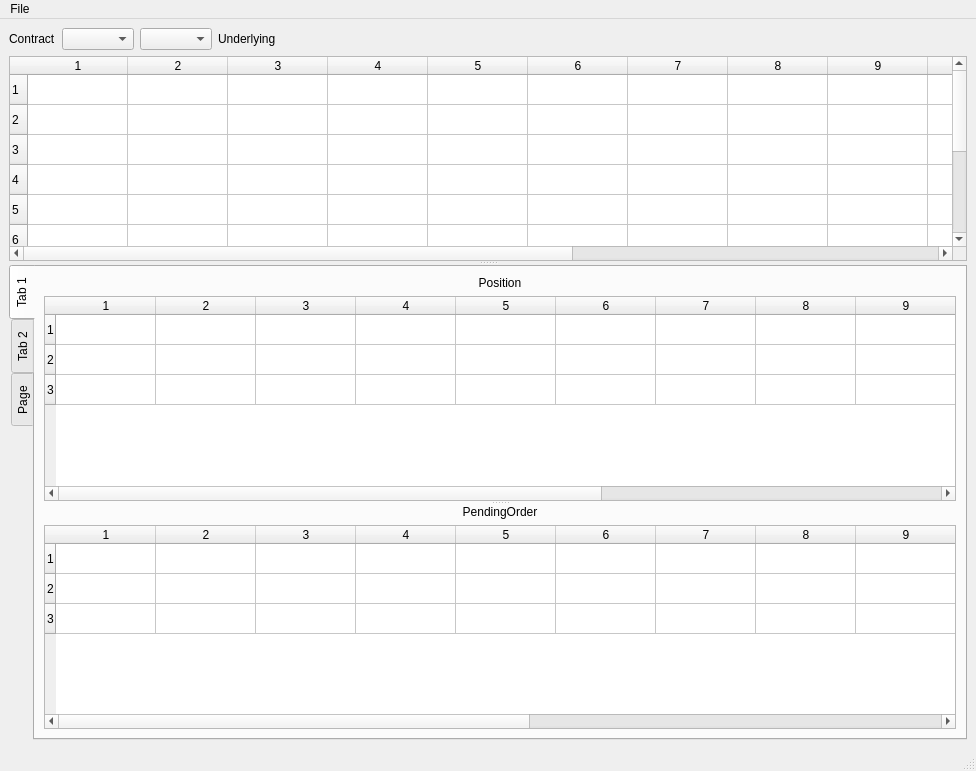
<?xml version="1.0" encoding="UTF-8"?>
<ui version="4.0">
 <class>MainWindow</class>
 <widget class="QMainWindow" name="MainWindow">
  <property name="geometry">
   <rect>
    <x>0</x>
    <y>0</y>
    <width>976</width>
    <height>771</height>
   </rect>
  </property>
  <property name="windowTitle">
   <string>MuxCntSysGui</string>
  </property>
  <widget class="QWidget" name="centralwidget">
   <layout class="QGridLayout" name="gridLayout_3">
    <item row="0" column="0">
     <layout class="QHBoxLayout" name="horizontalLayout" stretch="0,0,0,0,0">
      <item>
       <widget class="QLabel" name="labelContract">
        <property name="text">
         <string>Contract</string>
        </property>
       </widget>
      </item>
      <item>
       <widget class="QComboBox" name="comboContract"/>
      </item>
      <item>
       <widget class="QComboBox" name="comboDate"/>
      </item>
      <item>
       <widget class="QLabel" name="labelUnderlying">
        <property name="text">
         <string>Underlying</string>
        </property>
       </widget>
      </item>
      <item>
       <spacer name="horizontalSpacer">
        <property name="orientation">
         <enum>Qt::Horizontal</enum>
        </property>
        <property name="sizeHint" stdset="0">
         <size>
          <width>40</width>
          <height>20</height>
         </size>
        </property>
       </spacer>
      </item>
     </layout>
    </item>
    <item row="1" column="0">
     <widget class="QSplitter" name="splitter_2">
      <property name="orientation">
       <enum>Qt::Vertical</enum>
      </property>
      <widget class="QTableWidget" name="tableTshape">
       <property name="editTriggers">
        <set>QAbstractItemView::NoEditTriggers</set>
       </property>
       <property name="rowCount">
        <number>10</number>
       </property>
       <property name="columnCount">
        <number>15</number>
       </property>
       <row/>
       <row/>
       <row/>
       <row/>
       <row/>
       <row/>
       <row/>
       <row/>
       <row/>
       <row/>
       <column/>
       <column/>
       <column/>
       <column/>
       <column/>
       <column/>
       <column/>
       <column/>
       <column/>
       <column/>
       <column/>
       <column/>
       <column/>
       <column/>
       <column/>
      </widget>
      <widget class="QTabWidget" name="tabWidget">
       <property name="tabPosition">
        <enum>QTabWidget::West</enum>
       </property>
       <property name="currentIndex">
        <number>0</number>
       </property>
       <widget class="QWidget" name="tabTrading">
        <attribute name="title">
         <string>Tab 1</string>
        </attribute>
        <layout class="QVBoxLayout" name="verticalLayout_3">
         <item>
          <widget class="QSplitter" name="splitter">
           <property name="orientation">
            <enum>Qt::Vertical</enum>
           </property>
           <widget class="QWidget" name="layoutWidget">
            <layout class="QVBoxLayout" name="verticalLayout">
             <item>
              <widget class="QLabel" name="labelPosition">
               <property name="text">
                <string>Position</string>
               </property>
               <property name="alignment">
                <set>Qt::AlignCenter</set>
               </property>
               <property name="buddy">
                <cstring>tablePosition</cstring>
               </property>
              </widget>
             </item>
             <item>
              <widget class="QTableWidget" name="tablePosition">
               <property name="editTriggers">
                <set>QAbstractItemView::NoEditTriggers</set>
               </property>
               <property name="rowCount">
                <number>3</number>
               </property>
               <property name="columnCount">
                <number>13</number>
               </property>
               <row/>
               <row/>
               <row/>
               <column/>
               <column/>
               <column/>
               <column/>
               <column/>
               <column/>
               <column/>
               <column/>
               <column/>
               <column/>
               <column/>
               <column/>
               <column/>
              </widget>
             </item>
            </layout>
           </widget>
           <widget class="QWidget" name="layoutWidget">
            <layout class="QVBoxLayout" name="verticalLayout_2">
             <item>
              <widget class="QLabel" name="labelOrder">
               <property name="text">
                <string>PendingOrder</string>
               </property>
               <property name="alignment">
                <set>Qt::AlignCenter</set>
               </property>
               <property name="buddy">
                <cstring>tablePendingOrder</cstring>
               </property>
              </widget>
             </item>
             <item>
              <widget class="QTableWidget" name="tablePendingOrder">
               <property name="editTriggers">
                <set>QAbstractItemView::NoEditTriggers</set>
               </property>
               <property name="rowCount">
                <number>3</number>
               </property>
               <property name="columnCount">
                <number>15</number>
               </property>
               <row/>
               <row/>
               <row/>
               <column/>
               <column/>
               <column/>
               <column/>
               <column/>
               <column/>
               <column/>
               <column/>
               <column/>
               <column/>
               <column/>
               <column/>
               <column/>
               <column/>
               <column/>
              </widget>
             </item>
            </layout>
           </widget>
          </widget>
         </item>
        </layout>
       </widget>
       <widget class="QWidget" name="tabOrder">
        <attribute name="title">
         <string>Tab 2</string>
        </attribute>
        <layout class="QGridLayout" name="gridLayout">
         <item row="0" column="0">
          <widget class="QTableWidget" name="tableOrder">
           <property name="editTriggers">
            <set>QAbstractItemView::NoEditTriggers</set>
           </property>
           <property name="rowCount">
            <number>3</number>
           </property>
           <property name="columnCount">
            <number>15</number>
           </property>
           <row/>
           <row/>
           <row/>
           <column/>
           <column/>
           <column/>
           <column/>
           <column/>
           <column/>
           <column/>
           <column/>
           <column/>
           <column/>
           <column/>
           <column/>
           <column/>
           <column/>
           <column/>
          </widget>
         </item>
        </layout>
       </widget>
       <widget class="QWidget" name="tabTraded">
        <attribute name="title">
         <string>Page</string>
        </attribute>
        <layout class="QGridLayout" name="gridLayout_2">
         <item row="0" column="0">
          <widget class="QTableWidget" name="tableTraded">
           <property name="editTriggers">
            <set>QAbstractItemView::NoEditTriggers</set>
           </property>
           <property name="rowCount">
            <number>3</number>
           </property>
           <property name="columnCount">
            <number>17</number>
           </property>
           <row/>
           <row/>
           <row/>
           <column/>
           <column/>
           <column/>
           <column/>
           <column/>
           <column/>
           <column/>
           <column/>
           <column/>
           <column/>
           <column/>
           <column/>
           <column/>
           <column/>
           <column/>
           <column/>
           <column/>
          </widget>
         </item>
        </layout>
       </widget>
      </widget>
     </widget>
    </item>
   </layout>
  </widget>
  <widget class="QMenuBar" name="menubar">
   <property name="geometry">
    <rect>
     <x>0</x>
     <y>0</y>
     <width>976</width>
     <height>30</height>
    </rect>
   </property>
   <widget class="QMenu" name="menuFile">
    <property name="title">
     <string>File</string>
    </property>
    <addaction name="actionPlaceOrder"/>
    <addaction name="actionCancelAllOrder"/>
    <addaction name="actionExit"/>
   </widget>
   <addaction name="menuFile"/>
  </widget>
  <widget class="QStatusBar" name="statusbar"/>
  <action name="actionExit">
   <property name="text">
    <string>Exit</string>
   </property>
  </action>
  <action name="actionCancelAllOrder">
   <property name="text">
    <string>CancelAllOrder</string>
   </property>
  </action>
  <action name="actionPlaceOrder">
   <property name="text">
    <string>PlaceOrder</string>
   </property>
  </action>
 </widget>
 <resources/>
 <connections/>
</ui>
